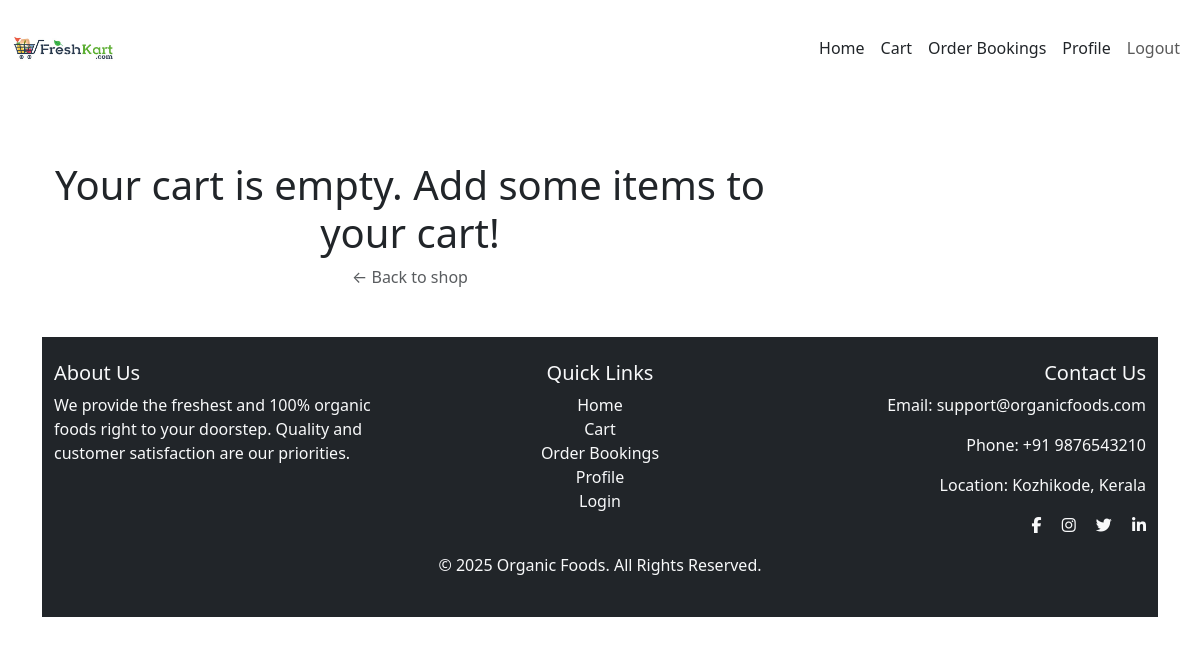
The page /cart (signed in) on the database as committed earlier.
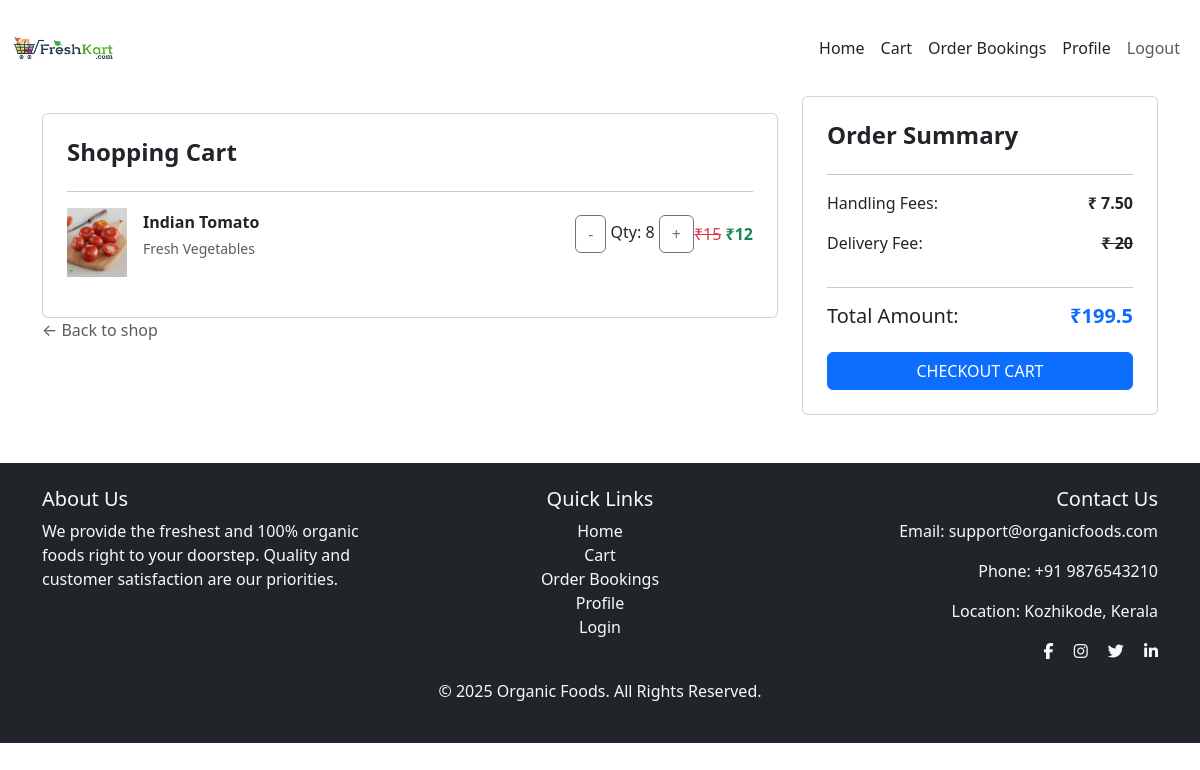
The same page on the database as committed later.
### store/models.py (models this page shows, shortened)
class Cart(models.Model):
    user = models.ForeignKey(User, on_delete=models.CASCADE)
    details = models.ForeignKey(Details, on_delete=models.CASCADE)
    quantity = models.IntegerField()
    price=models.FloatField()

class Details(models.Model):
    product=models.ForeignKey(Product,on_delete=models.CASCADE)
    weight=models.TextField()
    price=models.IntegerField()
    off_price=models.IntegerField()
    stock=models.IntegerField()
    discount = models.DecimalField(max_digits=5, decimal_places=2, default=0.00)

class Product(models.Model):
    pid=models.TextField()
    name=models.TextField()
    des=models.TextField()
    category=models.ForeignKey(Category,on_delete=models.CASCADE)
    img=models.FileField()

class Category(models.Model):
    category=models.TextField()

### store/views.py (the view)
# urls.py: path('cart',views.view_cart),
def view_cart(req):
    if 'user' in req.session:
        user = User.objects.get(username=req.session['user'])
        data = Cart.objects.filter(user=user)
        handlingfee=7.50
        total=0+handlingfee
        delivery=0
        for i in data:
            total+=i.price*i.quantity
        cat=Category.objects.all()
        return render(req, 'user/cart.html', {'cart': data,'cat':cat,'total':total})
    else:
         return redirect(gro_login)

### template/user/cart.html (shortened to what the changed rows need)
<!DOCTYPE html>
<html lang="en">
<head>
    {% load static %}
    <link rel="stylesheet" href="{% static 'css/user.css' %}">
    <link href="https://cdn.jsdelivr.net/npm/bootstrap@5.3.0/dist/css/bootstrap.min.css" rel="stylesheet">
    <link rel="stylesheet" href="https://cdnjs.cloudflare.com/ajax/libs/font-awesome/6.7.2/css/all.min.css"
 />
</head>
<body>
    <div class="container my-5">
        <div class="row">
            <div class="col-md-8" style="margin-top: 65px;">
                {% if cart %}
                <div class="card p-4">
                    <h4 class="fw-bold">Shopping Cart</h4>
                    <hr>
                    {% for i in cart %}
                    <div class="d-flex align-items-center mb-3">
                        <img src="{{i.details.product.img.url}}" class="me-3" width="60" alt="Product">
                        <div class="flex-grow-1">
                            <p class="mb-1 fw-bold">{{i.details.product.name}}</p>
                            <p class="text-muted small">{{i.details.product.category.category}}</p>
                        </div>
                        <p>
                            <a href="qty_sub/{{i.id}}" class="btn btn-outline-secondary">-</a>
                            Qty: {{i.quantity}}
                            <a href="qty_add/{{i.id}}" class="btn btn-outline-secondary">+</a>
                        </p>
                        <p>
                            <del class="text-danger">₹{{i.details.price}}</del>
                            <strong class="text-success">₹{{i.details.off_price}}</strong>
                        </p>
                    </div>
                    {% endfor %}
                </div>
                <a href="../" class="text-decoration-none text-muted">&larr; Back to shop</a>
            </div>
            <div class="col-md-4 mt-5">
                <div class="card p-4">
                    <h4 class="fw-bold">Order Summary</h4>
                    <hr>
                    <p class="d-flex justify-content-between">
                        <span>Handling Fees:</span> <strong>₹ 7.50{{ additional_fee }}</strong>
                    </p>
                    <p class="d-flex justify-content-between">
                        <span>Delivery Fee:</span> <strong><strike>₹ 20{{ delivery_fee }}</strike></strong>
                    </p>
                    <hr>
                    <h5 class="d-flex justify-content-between">
                        <span>Total Amount:</span> <strong class="text-primary">₹{{total}}</strong>
                    </h5>
                    <a class="btn btn-primary w-100 mt-3" href="buycart">CHECKOUT CART</a>
                </div>
            </div>
            {% else %}
            <div class="container col-12 text-center mt-5">
                <h1>Your cart is empty. Add some items to your cart!</h1>
                <a href="../" class="text-decoration-none text-muted">&larr; Back to shop</a>
            </div>
            {% endif %}
        </div>
    </div>
</body>
</html>

Rows that differ between the two databases and show on the page:
added Cart: details.product.img (picture), details.product.name "Indian Tomato", details.product.category.category "Fresh Vegetables", quantity "8", details.price "15", details.off_price "12"
Other text that changed with them:
{{ total }}: (not shown) → "199.5"
text no longer shown: "Your cart is empty. Add some items to your cart!"
text now shown: "Shopping Cart Order Summary Handling Fees: ₹ 7.50 Delivery Fee: ₹ 20 Total Amount: ₹ CHECKOUT CART"
